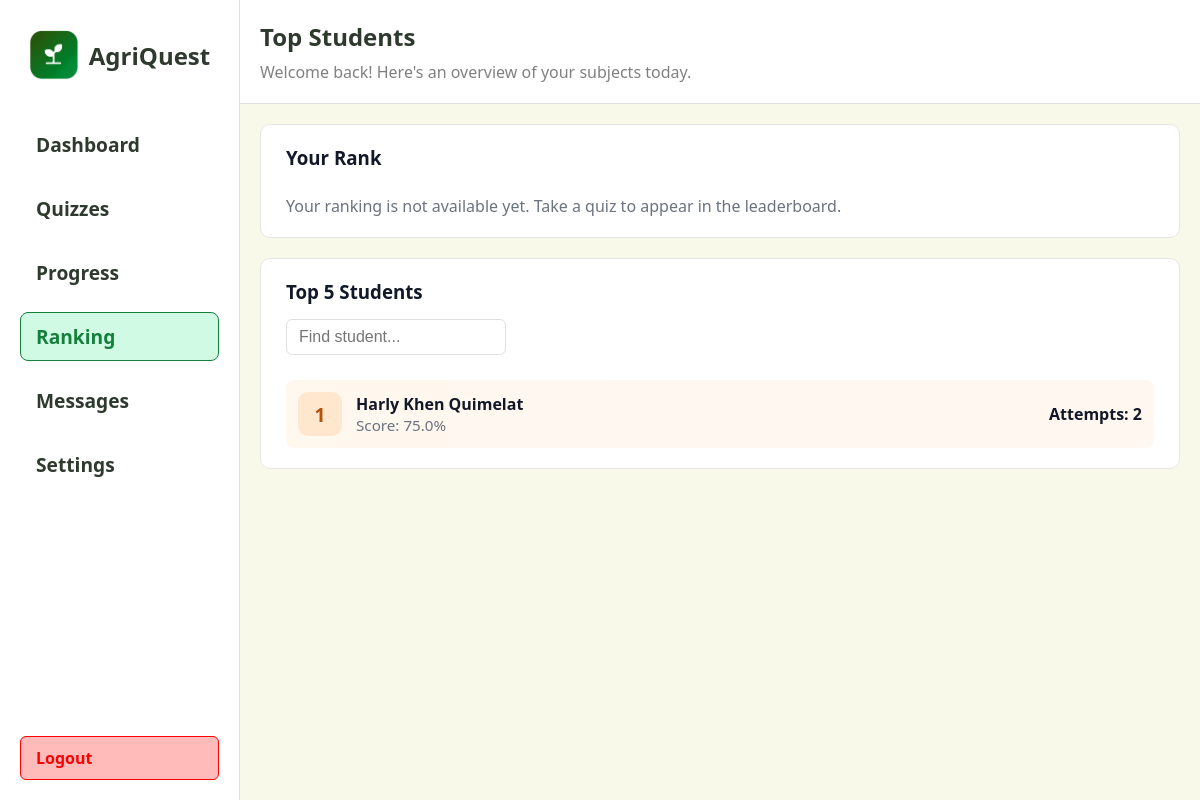
Page /student/ranking on the earlier database version.
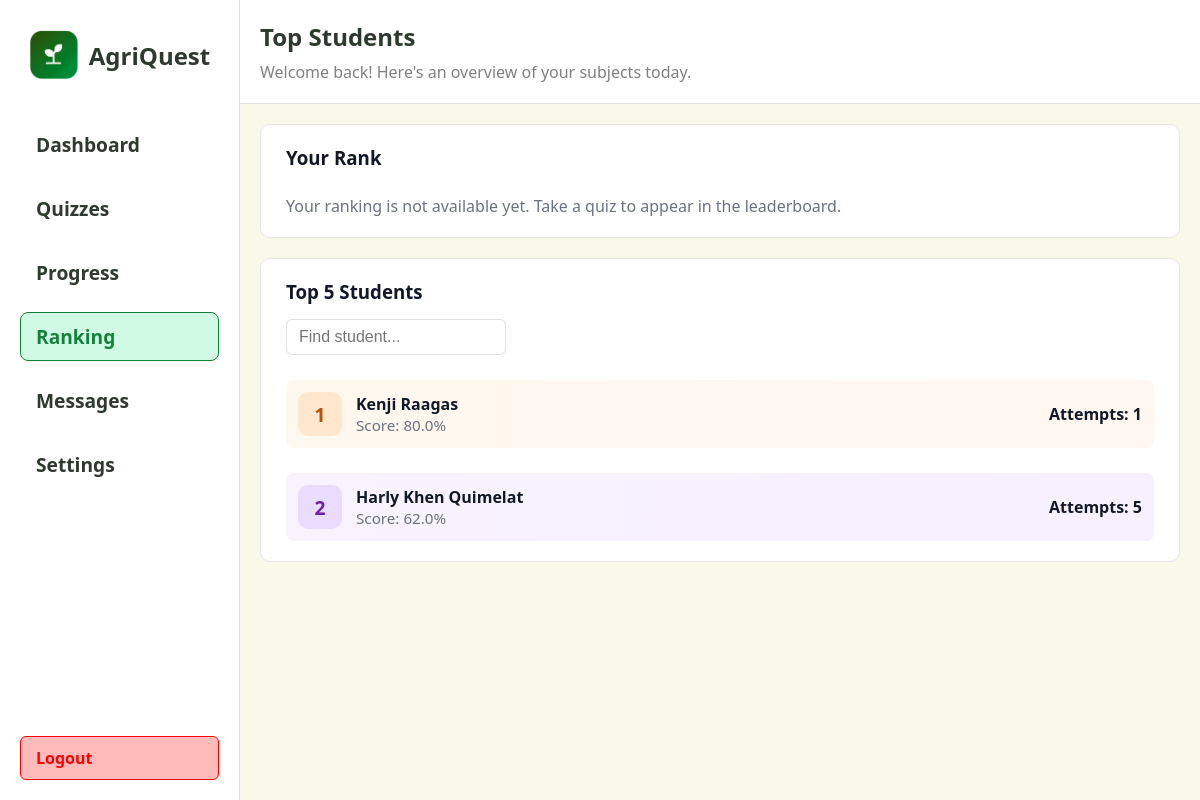
Same page on the later database version.
### app/models.py (models this page shows, shortened)
class Student(db.Model):
	id = db.Column(db.Integer, primary_key=True)
	name = db.Column(db.String(100), nullable=False)
	email = db.Column(db.String(120), unique=True, nullable=False)
	password_hash = db.Column(db.String(128), nullable=False)
	daily_goal = db.Column(db.Integer, nullable=False, default=1)
	weekly_goal = db.Column(db.Integer, nullable=False, default=5)

### app/routes.py (the view)
@main.route("/student/ranking")
def student_ranking():
    student_id = session.get('student_id')
    try:
        averages = (
            db.session.query(
                Student.id.label('student_id'),
                Student.name.label('name'),
                func.avg(QuizAttempt.percent).label('avg_percent'),
                func.count(QuizAttempt.id).label('attempts_count'),
            )
            .join(QuizAttempt, QuizAttempt.student_id == Student.id)
            .filter(QuizAttempt.completed_at != None, QuizAttempt.percent != None)
            .group_by(Student.id)
            .order_by(func.avg(QuizAttempt.percent).desc())
            .all()
        )
        ranked = []
        last_score = None
        current_rank = 0
        dense_rank = 0
        for row in averages:
            avg = float(row.avg_percent) if row.avg_percent is not None else 0.0
            if last_score is None or avg != last_score:
                dense_rank = dense_rank + 1
            last_score = avg
            ranked.append({
                'rank': dense_rank,
                'student_id': row.student_id,
                'name': row.name,
                'avg_percent': round(avg, 1),
                'attempts_count': int(row.attempts_count),
            })
        current_student_rank = None
        current_student_avg = None
        if student_id:
            for s in ranked:
                if s['student_id'] == student_id:
                    current_student_rank = s['rank']
                    current_student_avg = s['avg_percent']
                    break
    except Exception:
        ranked = []
        current_student_rank = None
        current_student_avg = None
    current_student_name = None
    current_student_attempts = 0
    try:
        if student_id:
            s = Student.query.filter_by(id=student_id).first()
            if s:
                current_student_name = s.name
                current_student_attempts = (
                    QuizAttempt.query.filter(QuizAttempt.student_id == student_id, QuizAttempt.completed_at != None).count()
                )
    except Exception:
        current_student_name = current_student_name
        current_student_attempts = current_student_attempts
    top_students = ranked[:5]
    return render_template(
        "student/ranking.html",
        top_students=top_students,
        ranked_students=ranked,
        current_student_rank=current_student_rank,
        current_student_avg=current_student_avg,
        current_student_id=student_id,
        current_student_name=current_student_name,
        current_student_attempts=current_student_attempts,
    )

### app/templates/student/ranking.html (shortened to what this page needs)
<!DOCTYPE html>
<html lang="en">
  <head>
    <link rel="stylesheet" href="{{ url_for('static', filename='css/animations.css') }}" />
  </head>
  <body>
    <div class="left">
      {% include 'partials/student_sidebar.html' %}
    </div>
    <div class="right">
      <div class="header">
        <div class="header-title">
          <span style="font-size: 1.5rem; font-weight: 700; color: #2d3a2d"
            >Top Students</span
          >
          <span style="font-size: 1rem; color: grey"
            >Welcome back! Here's an overview of your subjects today.</span
          >
        </div>
      </div>
      <div class="section" style="width: 100%;">
        <div class="available-quizzes">
          <div style="display: flex; justify-content: space-between; align-items: center;">
            <h3 style="font-weight: 700; color: #111827;">Your Rank</h3>
          </div>
          {% if current_student_id and current_student_rank is not none %}
            <div style="background: #fff7f0; border-radius: 8px; padding: 12px; display: flex; align-items: center; gap: 14px; margin-top: 10px;">
              <div style="width: 44px; height: 44px; border-radius: 10px; background: #ffe7ce; display: flex; align-items: center; justify-content: center; font-size: 1.5rem; color: #b45309; font-weight:700;">
                <span style="font-size: 1.2rem; font-weight: bold;">{{ current_student_rank }}</span>
              </div>
              <div style="flex: 1;">
                <div style="font-weight: 700; color: #111827;">{{ current_student_name or 'You' }}</div>
                <div style="color: #6b7280; font-size: 0.95rem;">Score: {{ current_student_avg if current_student_avg is not none else '—' }}%</div>
              </div>
              <div style="text-align: right;">
                <div style="font-weight: 600; color: #111827;">Attempts: {{ current_student_attempts }}</div>
              </div>
            </div>
          {% else %}
            <div style="color:#6b7280; margin-top:10px;">Your ranking is not available yet. Take a quiz to appear in the leaderboard.</div>
          {% endif %}
        </div>
        <div class="available-quizzes" style="width: 100%;">
          <h3 style="font-weight: 700; color: #111827;">Top 5 Students</h3>
          <div style="display: flex; justify-content: space-between; align-items: center;">
            <input id="student-search" type="text" placeholder="Find student..." style="padding: 8px 12px; border-radius: 6px; border: 1px solid #e0e0e0; font-size: 1rem; width: 220px;" />
          </div>
          {% if top_students %}
            {% for s in top_students %}
              {% set top_class = ' top-' ~ s.rank if s.rank and s.rank <= 5 else '' %}
              <div class="student-card{{ top_class }}" style="border-radius: 8px; padding: 12px; display: flex; align-items: center; gap: 14px; margin-top: 10px;">
                <div class="rank-badge rank-{{ s.rank if s.rank <= 5 else 'other' }}" style="width: 44px; height: 44px; border-radius: 10px; display:flex; align-items:center; justify-content:center; font-size:1.2rem; font-weight:700;">
                  <span>{{ s.rank }}</span>
                </div>
                <div style="flex:1;">
                  <div style="font-weight:700; color:#111827;">{{ s.name }}</div>
                  <div style="color:#6b7280; font-size:0.95rem;">Score: {{ s.avg_percent }}%</div>
                </div>
                <div style="text-align:right;">
                  <div style="font-weight:600; color:#111827;">Attempts: {{ s.attempts_count }}</div>
                </div>
              </div>
            {% endfor %}
          {% else %}
            <div style="color:#6b7280; margin-top:10px;">No student attempts yet.</div>
          {% endif %}
        </div>
      </div>
    </div>
  </body>
</html>

Differences in the rows shown:
added Student: rank "1", name "Kenji Raagas", avg_percent "80.0", attempts_count "1"
changed Student "Harly Khen Quimelat": rank "1" → "2"; avg_percent "75.0" → "62.0"; attempts_count "2" → "5"
